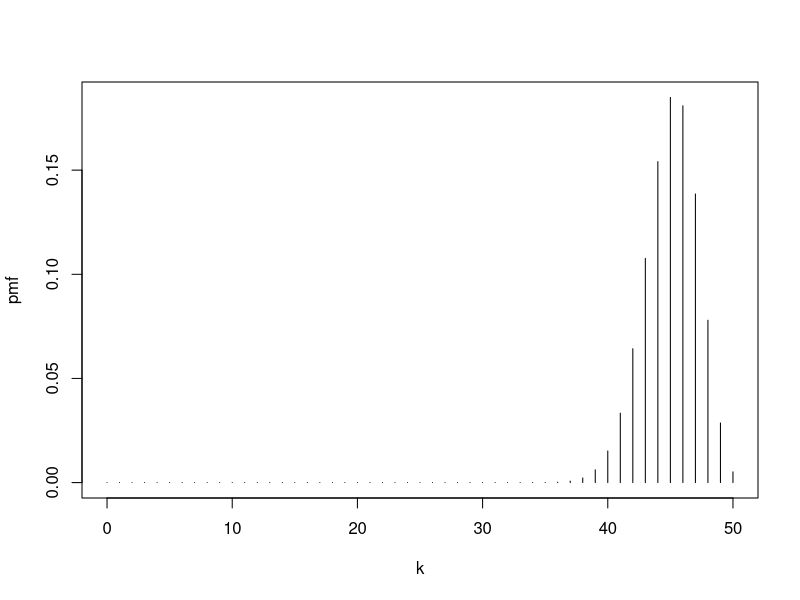
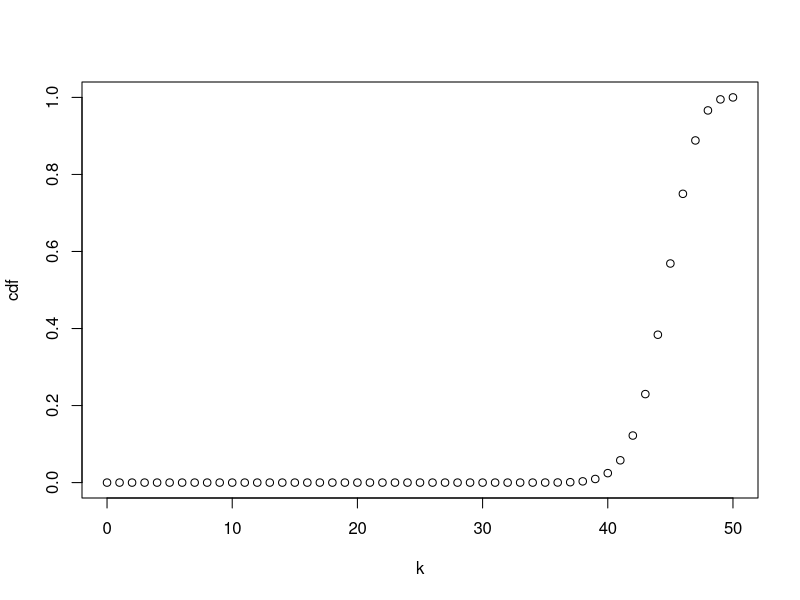
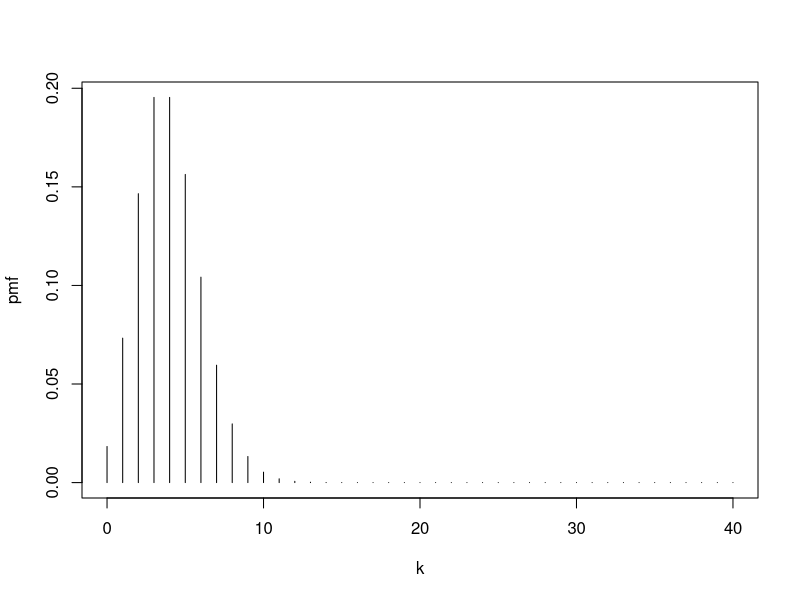
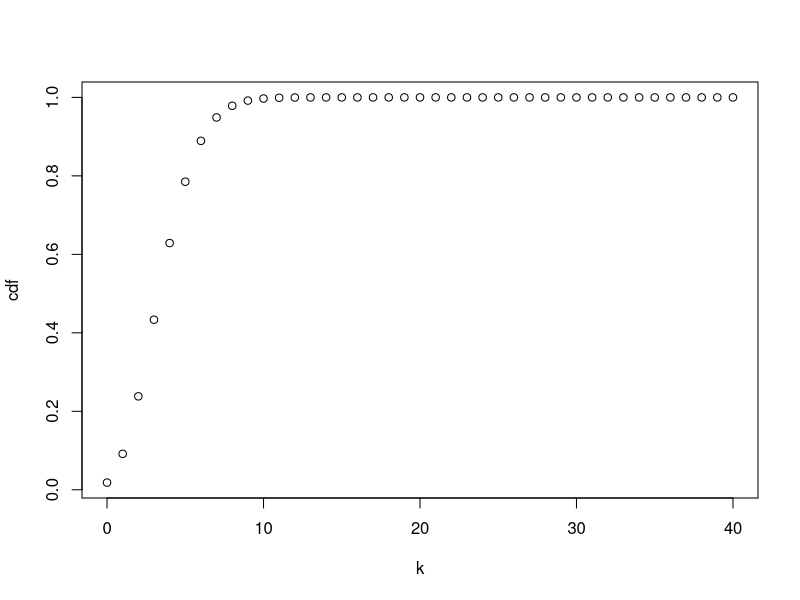

The R script that drew these images, in order:
## ---- chunk 1
#| code-line-numbers: "1-5"
#| output-location: column-fragment

n <- 50
p <- 0.9
k <- 0:n
pmf <- dbinom(k,n,p)
round(pmf,2)
## ---- chunk 2
#| code-line-numbers: "1"
#| output-location: column-fragment
plot(k,pmf, type = "h")
## ---- chunk 3
#| code-line-numbers: ""
#| output-location: column-fragment

n <- 50
p <- 0.9
k <- 0:n
cdf <- pbinom(k,n,p)
round(cdf,2)
## ---- chunk 4
#| code-line-numbers: "1"
#| output-location: column-fragment
plot(k,cdf)
## ---- chunk 5
dbinom(x = 40, size = 50, prob = 0.9)
## ---- chunk 6
1 - pbinom(q = 44,size = 50, prob = 0.9)
## ---- chunk 7
qbinom(p = 0.8,size = 50, prob = 0.9)
## ---- chunk 8
#| code-line-numbers: ""
#| output-location: column-fragment
n <- 40
lambda <- 4
k <- 0:n
pmf <- dpois(k,lambda)
round(pmf,2)
## ---- chunk 9
#| code-line-numbers: ""
#| output-location: column-fragment

plot(k,pmf, type = "h")
## ---- chunk 10
#| code-line-numbers: ""
#| output-location: column-fragment

n <- 40
lambda <- 4
k <- 0:n
cdf <- ppois(k, lambda)
round(cdf,2)
## ---- chunk 11
#| code-line-numbers: ""
#| output-location: column-fragment
plot(k,cdf)
## ---- chunk 12
dpois(x = 6,lambda)
## ---- chunk 13
1 - ppois(q = 4,lambda)
## ---- chunk 14
qpois(p = 0.8,lambda)
